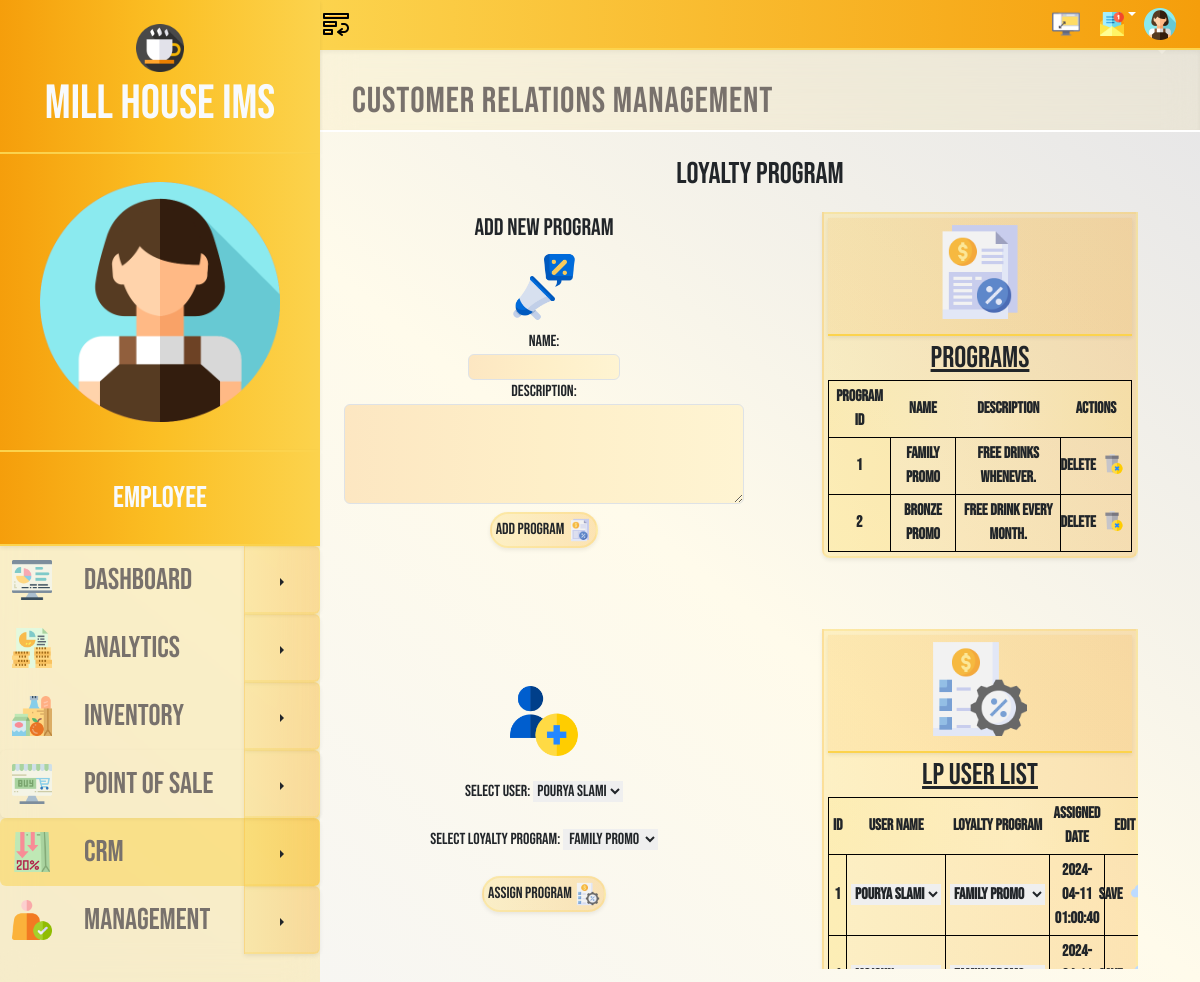
The app's page /CRM-LP.php (signed in) with its own data.
### tables this page shows
CREATE TABLE `loyalty_program` (
  `program_id` int(11) NOT NULL,
  `name` varchar(255) DEFAULT NULL,
  `description` varchar(255) NOT NULL
);

CREATE TABLE `user_loyalty_program` (
  `id` int(11) NOT NULL,
  `pl_id` int(11) NOT NULL,
  `program_id` int(11) NOT NULL,
  `assigned_date` timestamp NOT NULL DEFAULT current_timestamp()
);

### functions/CRM/LP.php (the view, shortened to what this page needs)
<?php
require_once('functions/index/connection2data.php');
$selectStmt = $connection->prepare("SELECT program_id, name, description FROM loyalty_program");
$selectStmt->execute();
$loyaltyPrograms = $selectStmt->fetchAll(PDO::FETCH_ASSOC);
?>
<?php
$stmtPromolist = $connection->prepare("SELECT pl_id, full_name FROM promolist");
$stmtPromolist->execute();
$promoListEntries = $stmtPromolist->fetchAll(PDO::FETCH_ASSOC);
 ?>
 <?php
$stmt = $connection->prepare("SELECT ulp.id AS ulp_id, pl.pl_id, pl.full_name, lp.program_id, lp.name AS program_name, ulp.assigned_date FROM user_loyalty_program ulp JOIN promolist pl ON ulp.pl_id = pl.pl_id JOIN loyalty_program lp ON ulp.program_id = lp.program_id");
$stmt->execute();
$userLoyaltyPrograms = $stmt->fetchAll(PDO::FETCH_ASSOC);
?>
<!DOCTYPE html>
<html lang="en">
<body >
<h2 class="text-3xl py-3 mb-1">Loyalty Program</h2>
<div class="grid grid-cols-2 h-1/2">
<div class="justify-self-center w-full text-center flex justify-center">
<form class="" action="./functions/CRM/LoyaltyP.php" method="post">
    <div class="flex justify-center">
        <h3 class="text-2xl">Add New Program
            <div class="flex justify-center">
               <img class="self-center h-[70px] w-[70px] mt-2 mb-2 " focusable="false"  src="./UI/addppro.png">
            </div></h3> </div>
    <label for="name">Name:</label><br>
    <input class="bg-gradient-to-r from-amber-500/25 via-amber-400/25 to-amber-300/25 border-none flex-grow px-2 border rounded text-center" type="text" id="name" name="name" required><br>
    <label for="description">Description:</label><br>
    <textarea class="w-[400px] h-[100px] bg-gradient-to-r from-amber-500/25 via-amber-400/25 to-amber-300/25 border-none flex-grow h-20 px-2 border rounded text-center" id="description" name="description" required></textarea><br>
<div class="flex justify-center">
   <button class="flex justify-center content-center border-2 rounded-full bg-gradient-to-r from-amber-300/25 to-amber-500/25 border-b-2 border-amber-300/25 shadow-sm ml-2 mb-2 p-1 mx-3 transition ease-in duration-200 transform hover:-translate-y-1 active:translate-y-0" type="submit">Add Program <img class=" h-6 w-6   ml-1 " focusable="false"  src="./UI/ppromo.png"></button>
</div>
</form>
</div>
 <div class="justify-self-center w-3/4 overflow-x-auto h-[400px]">
        <div class="border-2   bg-gradient-to-r from-amber-300/25  to-amber-500/25  border-amber-300/25 shadow-sm ml-2 mb-8 p-1 rounded-b-lg">
        <li class=" text-white text-2xl p-1  text-center shadow-sm justify-center bg-gradient-to-r from-amber-500/10 via-yellow-amber/50 to-amber-500/10 border-b-2 border-amber-300 grid place-items-center" >
            <img class=" fill-current  h-[100px] w-[100px]  mb-2" focusable="false"  src="./UI/ppromo.png">
          </li>
          <h3 class="underline text-3xl p-1">Programs</h3>
        <table class="w-full">
    <thead>
        <tr class="bg-gradient-to-r from-amber-200/25 via-amber-100/25 to-amber-200/25 border border-black font-bold">
            <th class="text-center p-1">Program ID</th>
            <th class="text-center p-1">Name</th>
            <th class="text-center p-1">Description</th>
            <th class="text-center p-1">Actions</th>
        </tr>
    </thead>
    <tbody>
        <?php foreach ($loyaltyPrograms as $program): ?>
        <tr class="border border-black">
            <td class="text-center bg-amber-200/25 border border-black p-1 font-bold"><?php echo htmlspecialchars($program['program_id']); ?></td>
            <td class="text-center  border border-black p-1 font-bold"><?php echo htmlspecialchars($program['name']); ?></td>
            <td class="text-center  border border-black p-1 font-bold"><?php echo htmlspecialchars($program['description']); ?></td>
            <td class="text-center border border-black p-1 font-bold">
                <a class="flex justify-center transition ease-in duration-200 transform hover:-translate-y-1 active:translate-y-0" href="./functions/CRM/delete_promo.php?program_id=<?php echo $program['program_id']; ?>" onclick="return confirm('Are you sure you want to delete this program?');">Delete<img class="h-5 w-5 mx-2"  src="./UI/delete.png"></a>
            </td>
        </tr>
        <?php endforeach; ?>
    </tbody>
</table>
    </div>
    </div>
</div>
<div class="grid grid-cols-2 h-[340px]">
    <div class="justify-self-center flex ">
        <form class=" h-full p-2 content-center" action="./functions/CRM/assign_loyalty.php" method="post">
            <div class="flex justify-center">
                <img class="self-center h-[70px] w-[70px] content-center   mt-2 mb-4" focusable="false"  src="./UI/useradd.png">
            </div>
    <label for="pl_id">Select User:</label>
    <select class="text-center " id="pl_id" name="pl_id" required>
        <?php foreach ($promoListEntries as $entry): ?>
        <option value="<?php echo htmlspecialchars($entry['pl_id']); ?>">
            <?php echo htmlspecialchars($entry['full_name']); ?>
        </option>
        <?php endforeach; ?>
    </select> <br><br>
    <label for="program_id">Select Loyalty Program:</label>
    <select class="text-center" id="program_id" name="program_id" required>
        <?php foreach ($loyaltyPrograms as $program): ?>
        <option value="<?php echo htmlspecialchars($program['program_id']); ?>">
            <?php echo htmlspecialchars($program['name']); ?>
        </option>
        <?php endforeach; ?>
    </select><br><br>
    <div class="flex justify-center">
            <button class="flex justify-center content-center border-2 rounded-full bg-gradient-to-r from-amber-300/25 to-amber-500/25 border-b-2 border-amber-300/25 shadow-sm ml-2 mb-2 p-1 mx-3 transition ease-in duration-200 transform hover:-translate-y-1 active:translate-y-0" type="submit">Assign Program <img class=" h-6 w-6   ml-1 " focusable="false"  src="./UI/PL.png"></button>
    </div>
</form>
    </div>
<div class="justify-self-center w-3/4 overflow-x-auto ">
    <div >
        <div class="border-2   bg-gradient-to-r from-amber-300/25  to-amber-500/25  border-amber-300/25 shadow-sm ml-2 mb-8 p-1 rounded-b-lg">
        <li class=" text-white text-2xl p-1  text-center shadow-sm justify-center bg-gradient-to-r from-amber-500/10 via-yellow-amber/50 to-amber-500/10 border-b-2 border-amber-300 grid place-items-center" >
            <img class=" fill-current  h-[100px] w-[100px]  mb-2" focusable="false"  src="./UI/PL.png">
          </li>
          <h3 class="underline text-3xl p-1">LP User List</h3>
     <table class="w-full">
        <thead>
            <tr class="bg-gradient-to-r from-amber-200/25 via-amber-100/25 to-amber-200/25 border border-black font-bold">
                <th class="text-center p-1">ID</th>
                <th class="text-center p-1">User Name</th>
                <th class="text-center p-1">Loyalty Program</th>
                <th class="text-center p-1">Assigned Date</th>
                <th class="text-center p-1">Edit</th>
            </tr>
        </thead>
<tbody>
    <?php foreach ($userLoyaltyPrograms as $program): ?>
        <tr class="border border-black" data-id="<?php echo $program['ulp_id']; ?>">
            <td class="text-center bg-amber-200/25 border border-black p-1 font-bold"><?php echo htmlspecialchars($program['ulp_id']); ?></td>
            <td class="text-center  border border-black p-1 font-bold">
                <select class="user-select" data-old-value="<?php echo $program['pl_id']; ?>">
                    <?php foreach ($promoListEntries as $user): ?>
                        <option value="<?php echo $user['pl_id']; ?>" <?php echo $user['pl_id'] == $program['pl_id'] ? 'selected' : ''; ?>>
                            <?php echo htmlspecialchars($user['full_name']); ?>
                        </option>
                    <?php endforeach; ?>
                </select>
            </td>
            <td class="text-center  border border-black p-1 font-bold">
                <select class="program-select" data-old-value="<?php echo $program['program_id']; ?>">
                    <?php foreach ($loyaltyPrograms as $lp): ?>
                        <option value="<?php echo $lp['program_id']; ?>" <?php echo $lp['program_id'] == $program['program_id'] ? 'selected' : ''; ?>>
                            <?php echo htmlspecialchars($lp['name']); ?>
                        </option>
                    <?php endforeach; ?>
                </select>
            </td>
            <td class="text-center  border border-black p-1 font-bold"><?php echo htmlspecialchars($program['assigned_date']); ?></td>
                <td class="text-center  border border-black p-1 font-bold">
                    <div class="flex justify-center">
                         <button class="flex justify-center transition ease-in duration-200 transform hover:-translate-y-1 active:translate-y-0" onclick="editEntry(this, <?php echo $program['ulp_id']; ?>)">Save<img class="h-5 w-5 ml-2"  src="./UI/save.png"></button>
                    </div>
            </td>
        </tr>
        <?php endforeach; ?>
    </tbody>
</table>
</div>
</div>
</div>
</body>
</html>

### records on screen
loyalty_program: program_id "1", name "Family Promo", description "Free drinks whenever."
loyalty_program: program_id "2", name "Bronze Promo", description "free drink every month."
user_loyalty_program: id "1", assigned_date "2024-04-11 01:00:40"

### other values on screen
form field pl_id "pourya slami"
form field program_id "Family Promo"
form field value "pourya slami"
form field value "Family Promo"
form field value "mojgun"
